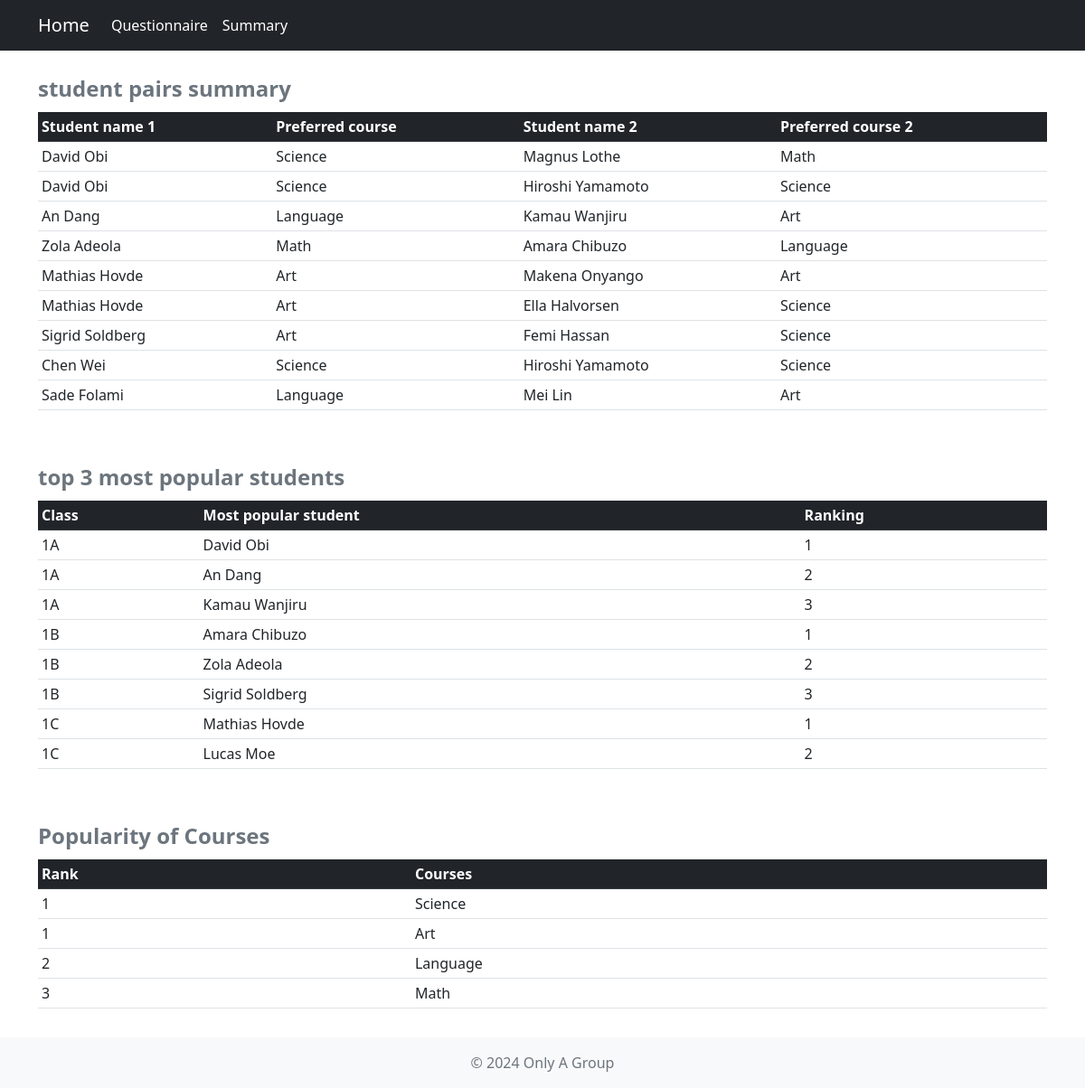
Page /summary on the committed database.
### tables this page shows
CREATE TABLE student
(
  student_name TEXT NOT NULL UNIQUE,
  student_id INTEGER NOT NULL PRIMARY KEY AUTOINCREMENT,
  class_id INTEGER NOT NULL,
  FOREIGN KEY (class_id) REFERENCES class(class_id)
);

CREATE TABLE course
(
  course_id INTEGER NOT NULL PRIMARY KEY AUTOINCREMENT,
  course_name TEXT NOT NULL UNIQUE
);

### app.py (the view)
@app.route('/summary')
def summary():
    cursor = get_db().cursor()
    cursor.execute(
        """
        SELECT s1.student_name, c1.course_name, s2.student_name AS preferred_student_name, c2.course_name AS preferred_student_preferred_course
        FROM (
            SELECT p1.student_id, p1.course_id, p2.student_id AS p2_student_id, p2.course_id AS p2_course_id
            FROM preference AS p1
            JOIN preference AS p2
            ON (p1.preferred_student_id_1=p2.student_id OR p1.preferred_student_id_2=p2.student_id OR p1.preferred_student_id_3=p2.student_id)
            AND (p1.student_id=p2.preferred_student_id_1 OR p1.student_id=p2.preferred_student_id_2 OR p1.student_id=p2.preferred_student_id_3)
            WHERE p1.student_id<p2.student_id
            ) AS a
        JOIN student s1 ON a.student_id=s1.student_id
        JOIN student s2 ON a.P2_student_id=s2.student_id
        JOIN course c1 ON a.course_id=c1.course_id
        JOIN course c2 ON a.p2_course_id=c2.course_id
         """
             )
    student_pairs=cursor.fetchall()
    cursor.execute(
        """
    SELECT class_name, student_name, row
    FROM(
        SELECT c.class_name, s.student_name, COUNT(*) AS counts, ROW_NUMBER() OVER(PARTITION BY c.class_id ORDER BY COUNT(*) DESC) AS row
        FROM student s
        JOIN preference p ON p.preferred_student_id_1=s.student_id
        JOIN class c ON s.class_id=c.class_id
        GROUP BY class_name, student_name
        )
    WHERE row<=3
        """)
    popular_students=cursor.fetchall()
    cursor.execute(
        """
        SELECT DENSE_RANK() OVER (ORDER BY COUNT(*) DESC) AS rank, c.course_name
        FROM course c
        JOIN preference p ON c.course_id=p.course_id
        GROUP BY c.course_id, c.course_name
        ORDER BY COUNT(*) DESC
        """
    )
    popular_courses=cursor.fetchall()
    cursor.close()
    return render_template('summary.html', student_pairs=student_pairs, popular_students=popular_students, popular_courses=popular_courses)

### app.py (called while the page is built)
def get_db():
    if "db" not in g:
        g.db = sqlite3.connect(DATABASE)
        g.db.row_factory = sqlite3.Row  # Checks if database connection is open, if not opens new connection
        g.db.execute("PRAGMA foreign_keys=ON")
    return g.db

### templates/summary.html (shortened to what this page needs)
{% extends "template.html" %}
{% block main %}
<div class="container-lg my-3">
      <div class="table-responsive">
        <table class="table table-sm table-hover">
          <caption class="caption-top">student pairs summary</caption>
          <thead class="table-dark">
            <tr>
              <th scope="col">Student name 1</th>
              <th scope="col">Preferred course</th>
              <th scope="col">Student name 2</th>
              <th scope="col">Preferred course 2</th>
            </tr>
          </thead>
          <tbody>
            {% for row in student_pairs %}
            <tr>
              <td>{{ row['student_name'] }}</td>
              <td>{{ row['course_name']}}</td>
              <td>{{ row['preferred_student_name'] }}</td>
              <td>{{ row['preferred_student_preferred_course'] }}</td>
            </tr>
            {% endfor %}
          </tbody>
        </table>
      </div>
    </div>
    <div class="container-lg my-3">
      <div class="table-responsive">
        <table class="table table-sm table-hover">
          <caption class="caption-top">top 3 most popular students </caption>
          <thead class="table-dark">
            <tr>
              <th scope="col">Class</th>
              <th scope="col">Most popular student</th>
              <th scope="col">Ranking</th>
            </tr>
          </thead>
          <tbody>
            {% for row in popular_students %}
            <tr>
              <td>{{ row['class_name'] }}</td>
              <td >{{row['student_name'] }}</td>
              <td >{{row['row'] }}</td>
            </tr>
            {% endfor %}
          </tbody>
        </table>
      </div>
    </div>
    <div class="container-lg my-3">
      <div class="table-responsive">
        <table class="table table-sm table-hover">
          <caption class="caption-top">Popularity of Courses </caption>
          <thead class="table-dark">
            <tr>
              <th scope="col">Rank</th>
              <th scope="col">Courses</th>
            </tr>
          </thead>
          <tbody>
            {% for row in popular_courses %}
            <tr>
              <td >{{ row['rank'] }}</td>
              <td >{{ row['course_name'] }}</td>
            </tr>
            {% endfor %}
          </tbody>
        </table>
      </div>
    </div>
{% endblock %}

### templates/template.html (shortened to what this page needs)
<!DOCTYPE html>
<html lang="en" class="h-100">
<head>
  <link href="https://cdn.jsdelivr.net/npm/bootstrap@5.2.3/dist/css/bootstrap.min.css" rel="stylesheet">
  <link rel="stylesheet" href="{{ url_for('static', filename='css/style.css') }}">
  <link rel="stylesheet" href="{{ url_for('static', filename='css/personal.css') }}">
</head>
<body class="d-flex flex-column h-100">
  <nav class="navbar navbar-expand-sm navbar-dark bg-dark">
    <div class="container-lg">
      <a class="navbar-brand" href="{{ url_for('home') }}">Home</a>
      <div class="collapse navbar-collapse" id="navbarNav">
        <ul class="navbar-nav">
          <li class="nav-item">
            <a class="nav-link text-white" href="{{ url_for('questionnaire') }}">Questionnaire</a>
          </li>
          <li class="nav-item">
            <a class="nav-link text-white" href="{{ url_for('summary') }}">Summary</a>
          </li>
        </ul>
      </div>
    </div>
  </nav>
  {% block main %}
  {% endblock %}
  <footer class="mt-auto py-3 bg-light">
    <div class="container-lg text-center text-muted">
      <span>&copy; 2024 Only A Group</span>
    </div>
  </footer>
</body>
</html>

### static/css/personal.css (style rules this page uses)
.caption-top { font-size: 24px; font-weight: bold; }

### rows in the picture
student: student_name "David Obi", course_name "Science", preferred_student_name "Magnus Lothe", preferred_student_preferred_course "Math", preferred_student_name "Hiroshi Yamamoto", preferred_student_preferred_course "Science", class_name "1A", row "1"
student: student_name "An Dang", course_name "Language", preferred_student_name "Kamau Wanjiru", preferred_student_preferred_course "Art"
student: student_name "Zola Adeola", course_name "Math", preferred_student_name "Amara Chibuzo", preferred_student_preferred_course "Language", class_name "1B", row "2"
student: student_name "Mathias Hovde", course_name "Art", preferred_student_name "Makena Onyango", preferred_student_preferred_course "Art", preferred_student_name "Ella Halvorsen", preferred_student_preferred_course "Science"
student: student_name "Sigrid Soldberg", course_name "Art", preferred_student_name "Femi Hassan", preferred_student_preferred_course "Science"
student: student_name "Chen Wei", course_name "Science", preferred_student_name "Hiroshi Yamamoto", preferred_student_preferred_course "Science"
student: student_name "Sade Folami", course_name "Language", preferred_student_name "Mei Lin", preferred_student_preferred_course "Art"
student: class_name "1A", student_name "Kamau Wanjiru", row "3"
student: class_name "1B", student_name "Amara Chibuzo", row "1"
student: class_name "1C", student_name "Lucas Moe", row "2"
course: rank "1", course_name "Science"
course: rank "1", course_name "Art"
course: rank "2", course_name "Language"
course: rank "3", course_name "Math"

### other values in the picture
{{ row['class_name'] }} "1A" "1B" "1C"
{{ row['student_name'] }} "An Dang" "Sigrid Soldberg" "Mathias Hovde"
{{ row['row'] }} "2" "3" "1"
